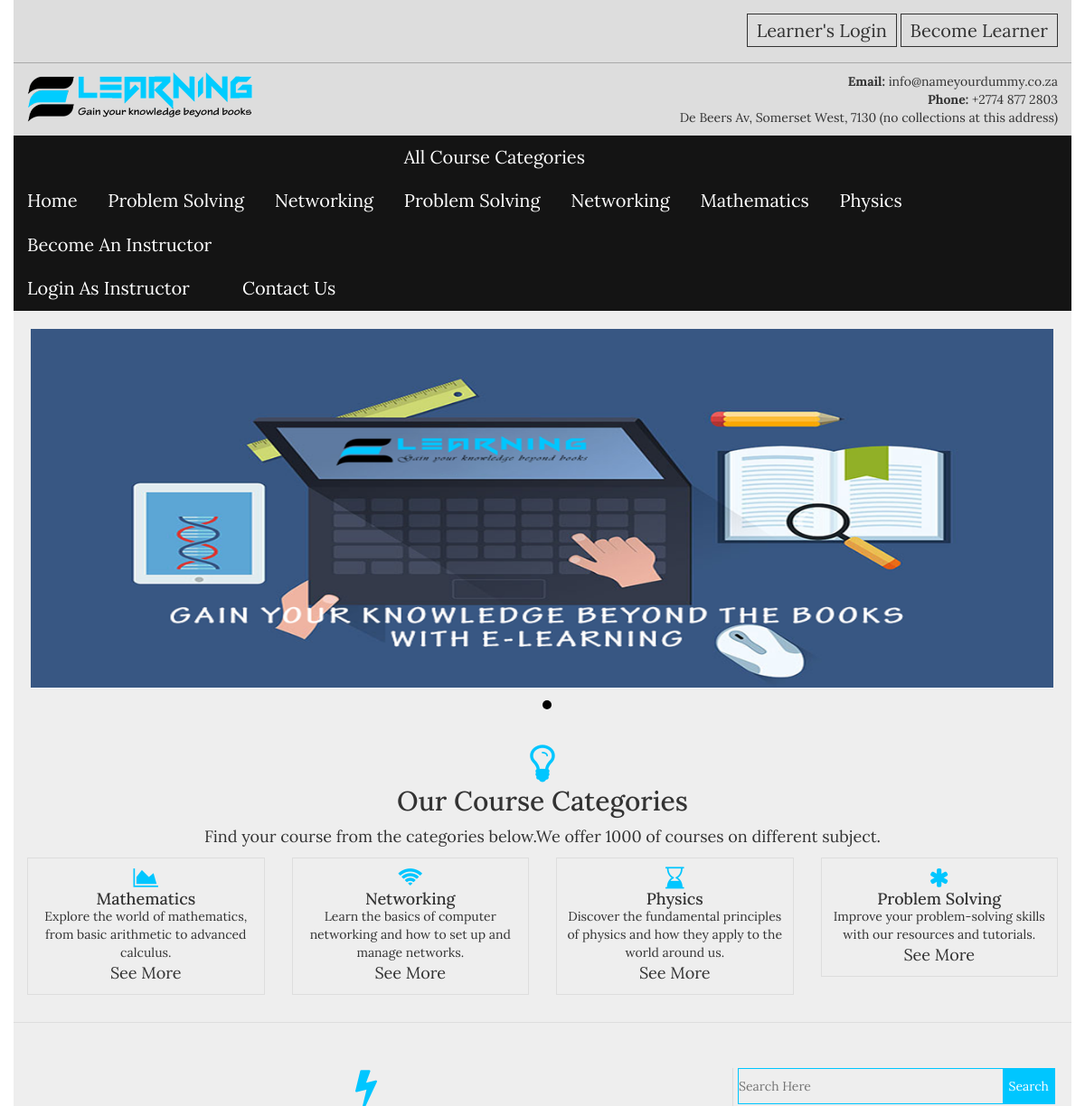
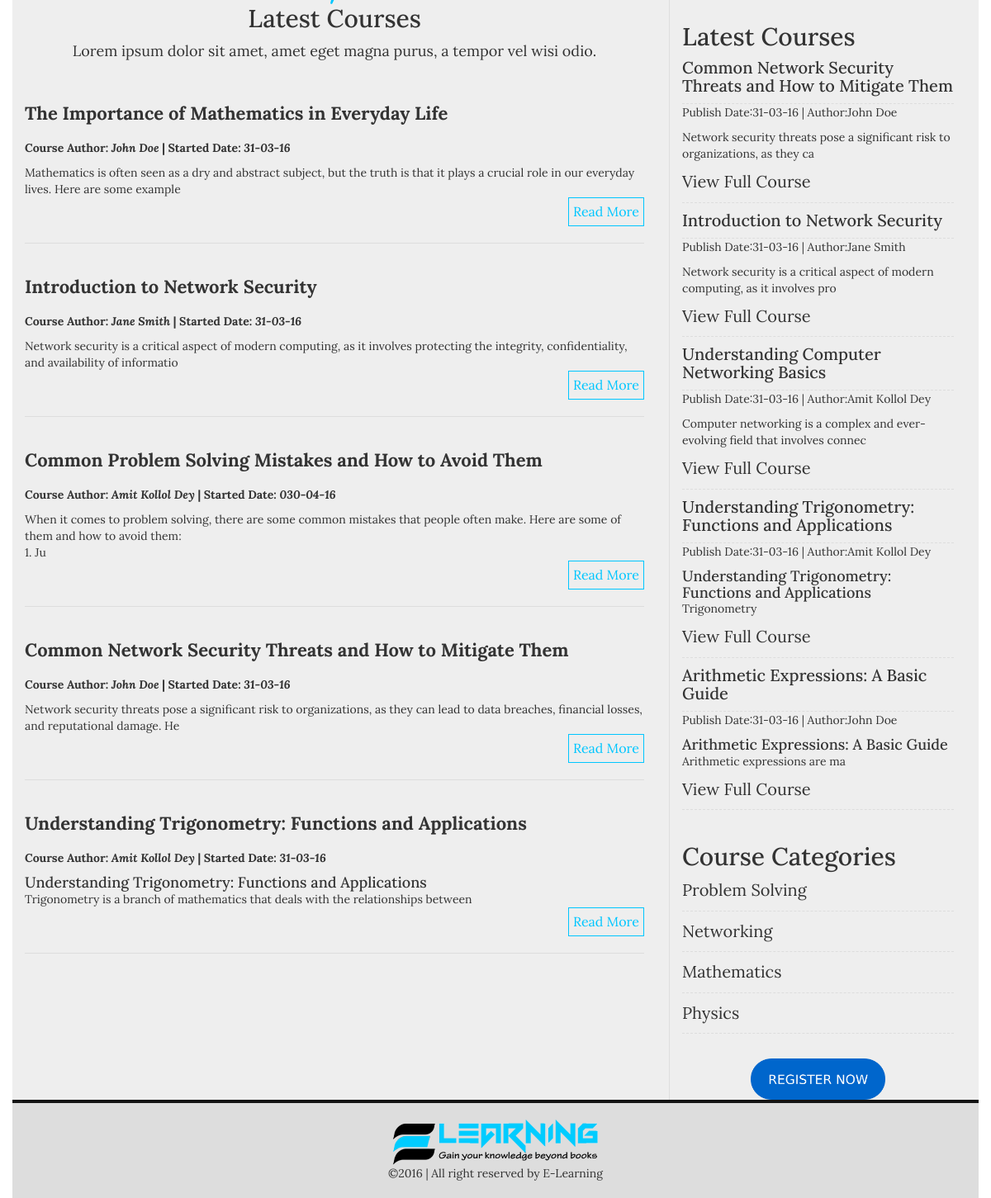
The page / on the database its author committed (2 pictures, top to bottom).
### tables this page shows
CREATE TABLE IF NOT EXISTS `categories` (
  `cat_id` int(100) NOT NULL AUTO_INCREMENT,
  `cat_name` varchar(100) NOT NULL,
  `cat_desc` text NOT NULL,
  `cat_icon` varchar(50) NOT NULL,
   PRIMARY KEY (`cat_id`)
);

CREATE TABLE IF NOT EXISTS `slider` (
  `slide_id` int(100) NOT NULL AUTO_INCREMENT,
  `slide_image` text NOT NULL,
  PRIMARY KEY (`slide_id`)
);

CREATE TABLE IF NOT EXISTS `posts` (
  `post_id` int(100) NOT NULL AUTO_INCREMENT,
  `cat_id` int(100) NOT NULL,
  `post_title` varchar(100) NOT NULL,
  `post_date` text NOT NULL,
  `post_author` varchar(50) NOT NULL,
  `post_keywords` text NOT NULL,
  `post_image` text NOT NULL,
  `post_content` longtext NOT NULL,
  `video_link` varchar(200) NOT NULL,
  PRIMARY KEY (`post_id`)
);

### index.php (the view, shortened to what this page needs)
<?php
include("includes/header.php");
?>
<section class="slider_area">
    <div class="container">
        <div class="row">
           <div class="col-md-12">
                <ul class="bxslider">
                <?php
                $slide = "select * from slider ORDER BY rand()";
                $run_slider = mysqli_query($con,$slide);
                while($slider_row = mysqli_fetch_array($run_slider)):
                $slide_image = $slider_row ['slide_image'];
                ?>
                <li><img src="admin/images/slider/<?php echo $slide_image;?>" /></li>
                <?php endwhile;?>
                </ul>
           </div>
        </div>
    </div>
</section>
<section class="featured_categories">
   <div class="container">
       <div class="row">
           <div class="col-md-12">
                <div class="section_title text-center">
                    <h2><i class="fa fa-lightbulb-o"></i>Our Course Categories</h2>
                    <p>Find your course from the categories below.We offer 1000 of courses on different subject.</p>
                </div>
           </div>
       </div>
        <div class="row category">
            <?php
            $category = "select * from categories ORDER BY rand() LIMIT 8";
            $run_category = mysqli_query($con,$category);
            while($category_row = mysqli_fetch_array($run_category)):
            $cat_id = $category_row ['cat_id'];
            $cat_name = $category_row ['cat_name'];
            $cat_desc = substr($category_row ['cat_desc'],0,100);
            $cat_icon = $category_row ['cat_icon'];
            ?>
           <div class="col-md-3 col-sm-4 col-xs-6">
                <div class="single_cat text-center">
                    <i class="fa <?php echo $cat_icon;?>"></i>
                    <h4><?php echo $cat_name;?></h4>
                    <?php echo $cat_desc;?>
                    <div class="see_more">
                        <a href="single-cat.php?cat_id=<?php echo $cat_id;?>">See More</a>
                    </div>
                </div>
           </div>
            <?php endwhile;?>
        </div>
   </div>
</section>
<section class="content_area">
    <div class="container">
        <div class="row">
            <div class="col-md-8 col-sm-8 col-xs-12">
                <div class="section_title text-center">
                    <h2><i class="fa fa-flash"></i>Latest Courses</h2>
                    <p>Lorem ipsum dolor sit amet, amet eget magna purus, a tempor vel wisi odio.</p>
                </div>
                <div class="our_latest_courses">
                    <?php
                    $post = "select * from posts ORDER BY rand() LIMIT 5";
                    $run_post = mysqli_query($con,$post);
                    while($post_row = mysqli_fetch_array($run_post)):
                    $post_id = $post_row ['post_id'];
                    $post_title = $post_row ['post_title'];
                    $post_date = $post_row ['post_date'];
                    $post_author = $post_row ['post_author'];
                    $post_content = substr($post_row ['post_content'],0,150);
                    ?>
                    <div class="single_latest">
                        <h4><a href="single.php?post_id=<?php echo $post_id;?>"><?php echo $post_title;?></a></h4>
                        <p style="margin-bottom:10px"><strong><span>Course Author: <em><?php echo $post_author;?></em></span><span> | </span><span>Started Date: <em><?php echo $post_date;?></em></span></strong></p>
                        <?php echo $post_content;?>
                        <div class="readmore clearfix"><a href="single.php?post_id=<?php echo $post_id;?>">Read More</a></div>
                    </div>
                    <?php endwhile;?>
                </div>
            </div>
            <?php include("includes/sidebar.php");?>
        </div>
    </div>
</section>
<?php include("includes/footer.php");?>

### includes/frontend_menus.php
<div class="menu_top">
    <ul>
        <li><a href="index.php">Home</a></li>
        <?php
        $cat = "select * from categories LIMIT 2";
        $run_cat = mysqli_query($con,$cat);
        while($cat_row = mysqli_fetch_array($run_cat)):
        $category_id = $cat_row['cat_id'];
        $category_name = $cat_row['cat_name'];
        ?>
        <li><a href="single-cat.php?cat_id=<?php echo $category_id;?>"><?php echo $category_name;?></a></li>
        <?php endwhile;?>
        <li><a href="#">All Course Categories</a>
            <ul>
               <?php
                $cat2 = "select * from categories";
                $run_cat2 = mysqli_query($con,$cat2);
                while($cat_row2 = mysqli_fetch_array($run_cat2)):
                $category_id2 = $cat_row2['cat_id'];
                $category_name2 = $cat_row2['cat_name'];
                ?>
                <li><a href="single-cat.php?cat_id=<?php echo $category_id2;?>"><?php echo $category_name2;?></a></li>
                <?php endwhile;?>
            </ul>
        </li>
        <li><a href="admin/registration.php">Become An Instructor</a>
            <ul>
                <li><a href="admin/login.php">Login As Instructor</a></li>
            </ul>
        </li>
        <li><a href="contact.php">Contact Us</a></li>
    </ul>
</div>

### includes/sidebar.php
<div class="col-md-4 col-sm-4 col-xs-12">
    <div class="sidebar_right">
       <div class="search_sidebar">
            <form action="search.php" class="search_bar" method="get">
                <input type="Search" placeholder="Search Here" name="search">
                <input type="Submit" value="Search" name="search_submit">
            </form>
       </div>
        <div class="sidebar_categories">
           <h2>Latest Courses</h2>
            <ul>
            <?php
            $post = "select * from posts ORDER BY 1 DESC LIMIT 5";
            $run_post = mysqli_query($con,$post);
            while($post_row = mysqli_fetch_array($run_post)):
            $post_id = $post_row ['post_id'];
            $post_title = $post_row ['post_title'];
            $post_date = $post_row ['post_date'];
            $post_author = $post_row ['post_author'];
            $post_content = substr($post_row ['post_content'],0,80);
            ?>
            <li>
                <h4><a href="single.php?post_id=<?php echo $post_id;?>"><?php echo $post_title;?></a></h4>
                <span style="display:block;margin-bottom:10px;">Publish Date:<?php echo $post_date;?>  |  Author:<?php echo $post_author;?></span>
                <?php echo $post_content;?>
                <a href="single.php?post_id=<?php echo $post_id;?>">View Full Course</a>
            </li>
            <?php endwhile;?>
            </ul>
        </div>
        <div class="sidebar_categories">
           <h2>Course Categories</h2>
            <ul>
                <?php
                $category = "select * from categories";
                $run_category = mysqli_query($con,$category);
                while($category_row = mysqli_fetch_array($run_category)):
                $cat_id = $category_row ['cat_id'];
                $cat_name = $category_row ['cat_name'];
                ?>
                <li><a href="single-cat.php?cat_id=<?php echo $cat_id;?>"><?php echo $cat_name;?></a></li>
                <?php endwhile;?>
            </ul>
        </div>
        <div class="sidebar_banner">
            <a href="registration.php"><img src="images/register.png" alt="Register Now"></a>
        </div>
    </div>
</div>

### css/style.css (style rules this page uses)
body { font-family: 'Lora', serif; }
img { max-width: 100%; height: auto; }
ul { margin: 0; padding: 0; list-style: none; }
h1,h2,h3,h4,h5,h6,p { margin: 0; padding: 0 }
.container { background: #eee }
.menu_top li { display: inline-block; }
.menu_top { background: #141414 none repeat scroll 0 0; }
.menu_top a { color: #fff; display: block; font-size: 20px; padding: 10px 15px; }
.section_title i { color: #00c6ff; display: block; font-size: 48px; }
.section_title.text-center > p { font-size: 18px; margin: 10px 0; }
.single_cat.text-center { border: 1px solid #ddd; margin-bottom: 30px; padding: 10px; }
.single_cat i { color: #00c6ff; font-size: 24px; }
.see_more > a { color: #333; font-size: 18px; }
.search_bar input[type="search"] { background: transparent none repeat scroll 0 0; border: 1px solid #00c6ff; display: block; padding: 10px 0; width: 100%; }
.search_bar input[type="submit"] { background: #00c6ff none repeat scroll 0 0; border: medium none; color: #fff; float: right; height: 40px; margin-right: -1px; margin-top: -40px; position: relative; z-index: 999; }
.sidebar_categories { margin: 20px 0; padding: 10px; }
.sidebar_categories a { border-bottom: 1px dashed #ddd; color: #333; display: block; font-size: 20px; padding: 10px 0; }
.sidebar_right { border-left: 1px solid #ddd; padding: 0 5px; }
.sidebar_banner img { height: 50px; margin: 0 auto; }
.sidebar_banner { text-align: center; }
.single_latest { border-bottom: 1px solid #ddd; padding: 20px 0; }
.single_latest h4 a { color: #333; display: block; font-size: 22px; font-weight: bold; margin: 20px 0; }
.readmore > a { border: 1px solid #00c6ff; color: #00c6ff; display: block; float: right; font-size: 16px; padding: 5px; }
.row.category { border-bottom: 1px solid #ddd; margin-bottom: 50px; }
body, html { height: 100%; }

### rows shown on the page
categories: cat_name "Problem Solving", cat_desc "Improve your problem-solving skills with our resources and tutorials."
categories: cat_name "Networking", cat_desc "Learn the basics of computer networking and how to set up and manage networks."
categories: cat_name "Mathematics", cat_desc "Explore the world of mathematics, from basic arithmetic to advanced calculus."
categories: cat_name "Physics", cat_desc "Discover the fundamental principles of physics and how they apply to the world around us."
slider: slide_image (picture)
posts: post_title "The Importance of Mathematics in Everyday Life", post_author "John Doe", post_date "31-03-16", post_content "Mathematics is often seen as a dry and abstract subject, but the truth is that it plays a crucial role in our everyday lives. Here are some example"
posts: post_title "Introduction to Network Security", post_author "Jane Smith", post_date "31-03-16", post_content "Network security is a critical aspect of modern computing, as it involves protecting the integrity, confidentiality, and availability of informatio", post_content "Network security is a critical aspect of modern computing, as it involves pro"
posts: post_title "Common Problem Solving Mistakes and How to Avoid Them", post_author "Amit Kollol Dey", post_date "030-04-16", post_content "When it comes to problem solving, there are some common mistakes that people often make. Here are some of them and how to avoid them: 1. Ju"
posts: post_title "Common Network Security Threats and How to Mitigate Them", post_author "John Doe", post_date "31-03-16", post_content "Network security threats pose a significant risk to organizations, as they can lead to data breaches, financial losses, and reputational damage. He", post_content "Network security threats pose a significant risk to organizations, as they ca"
posts: post_title "Understanding Trigonometry: Functions and Applications", post_author "Amit Kollol Dey", post_date "31-03-16", post_content "Understanding Trigonometry: Functions and Applications Trigonometry is a branch of mathematics that deals with the relationships between", post_content "Understanding Trigonometry: Functions and Applications Trigonometry"
posts: post_title "Understanding Computer Networking Basics", post_date "31-03-16", post_author "Amit Kollol Dey", post_content "Computer networking is a complex and ever-evolving field that involves connec"
posts: post_title "Arithmetic Expressions: A Basic Guide", post_date "31-03-16", post_author "John Doe", post_content "Arithmetic Expressions: A Basic Guide Arithmetic expressions are ma"
